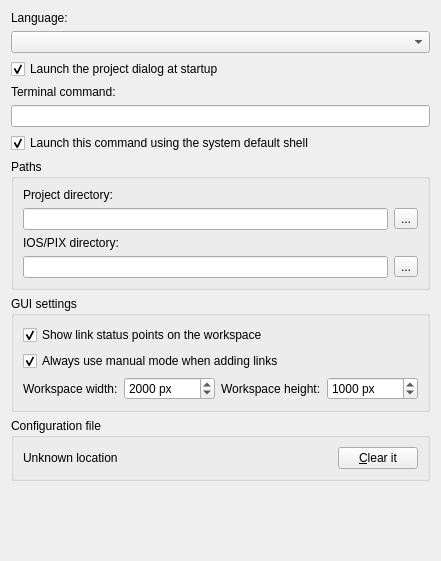
<ui version="4.0" >
 <class>PreferencesGeneral</class>
 <widget class="QWidget" name="PreferencesGeneral" >
  <property name="geometry" >
   <rect>
    <x>0</x>
    <y>0</y>
    <width>437</width>
    <height>561</height>
   </rect>
  </property>
  <property name="windowTitle" >
   <string>Form</string>
  </property>
  <layout class="QVBoxLayout" >
   <item>
    <widget class="QLabel" name="label" >
     <property name="enabled" >
      <bool>true</bool>
     </property>
     <property name="text" >
      <string>Language:</string>
     </property>
    </widget>
   </item>
   <item>
    <widget class="QComboBox" name="langsBox" >
     <property name="enabled" >
      <bool>true</bool>
     </property>
     <property name="sizePolicy" >
      <sizepolicy vsizetype="Fixed" hsizetype="Expanding" >
       <horstretch>0</horstretch>
       <verstretch>0</verstretch>
      </sizepolicy>
     </property>
    </widget>
   </item>
   <item>
    <widget class="QCheckBox" name="checkBoxProjectDialog" >
     <property name="text" >
      <string>Launch the project dialog at startup</string>
     </property>
     <property name="checked" >
      <bool>true</bool>
     </property>
    </widget>
   </item>
   <item>
    <widget class="QLabel" name="label_4" >
     <property name="text" >
      <string>Terminal command:</string>
     </property>
    </widget>
   </item>
   <item>
    <widget class="QLineEdit" name="lineEditTermCommand" />
   </item>
   <item>
    <widget class="QCheckBox" name="checkBoxUseShell" >
     <property name="text" >
      <string>Launch this command using the system default shell</string>
     </property>
     <property name="checked" >
      <bool>true</bool>
     </property>
    </widget>
   </item>
   <item>
    <widget class="QGroupBox" name="groupBox_2" >
     <property name="title" >
      <string>Paths</string>
     </property>
     <layout class="QGridLayout" >
      <item row="0" column="0" >
       <widget class="QLabel" name="label_2" >
        <property name="text" >
         <string>Project directory:</string>
        </property>
       </widget>
      </item>
      <item row="1" column="0" >
       <widget class="QLineEdit" name="ProjectPath" />
      </item>
      <item row="1" column="1" >
       <widget class="QToolButton" name="ProjectPath_browser" >
        <property name="text" >
         <string>...</string>
        </property>
        <property name="toolButtonStyle" >
         <enum>Qt::ToolButtonTextOnly</enum>
        </property>
       </widget>
      </item>
      <item row="2" column="0" >
       <widget class="QLabel" name="label_3" >
        <property name="text" >
         <string>IOS/PIX directory:</string>
        </property>
       </widget>
      </item>
      <item row="3" column="0" >
       <widget class="QLineEdit" name="IOSPath" />
      </item>
      <item row="3" column="1" >
       <widget class="QToolButton" name="IOSPath_browser" >
        <property name="text" >
         <string>...</string>
        </property>
        <property name="toolButtonStyle" >
         <enum>Qt::ToolButtonTextOnly</enum>
        </property>
       </widget>
      </item>
     </layout>
    </widget>
   </item>
   <item>
    <widget class="QGroupBox" name="groupBox" >
     <property name="title" >
      <string>GUI settings</string>
     </property>
     <layout class="QGridLayout" >
      <item row="0" column="0" colspan="4" >
       <widget class="QCheckBox" name="checkBoxShowStatusPoints" >
        <property name="text" >
         <string>Show link status points on the workspace</string>
        </property>
        <property name="checked" >
         <bool>true</bool>
        </property>
       </widget>
      </item>
      <item row="1" column="0" colspan="4" >
       <widget class="QCheckBox" name="checkBoxManualConnections" >
        <property name="text" >
         <string>Always use manual mode when adding links</string>
        </property>
        <property name="checked" >
         <bool>true</bool>
        </property>
       </widget>
      </item>
      <item row="2" column="0" >
       <widget class="QLabel" name="label_5" >
        <property name="text" >
         <string>Workspace width:</string>
        </property>
       </widget>
      </item>
      <item row="2" column="1" >
       <widget class="QSpinBox" name="workspaceWidth" >
        <property name="suffix" >
         <string> px</string>
        </property>
        <property name="minimum" >
         <number>500</number>
        </property>
        <property name="maximum" >
         <number>1000000</number>
        </property>
        <property name="singleStep" >
         <number>100</number>
        </property>
        <property name="value" >
         <number>2000</number>
        </property>
       </widget>
      </item>
      <item row="2" column="2" >
       <widget class="QLabel" name="label_6" >
        <property name="text" >
         <string>Workspace height:</string>
        </property>
       </widget>
      </item>
      <item row="2" column="3" >
       <widget class="QSpinBox" name="workspaceHeight" >
        <property name="suffix" >
         <string> px</string>
        </property>
        <property name="minimum" >
         <number>500</number>
        </property>
        <property name="maximum" >
         <number>1000000</number>
        </property>
        <property name="singleStep" >
         <number>100</number>
        </property>
        <property name="value" >
         <number>1000</number>
        </property>
       </widget>
      </item>
     </layout>
    </widget>
   </item>
   <item>
    <widget class="QGroupBox" name="groupBox_3" >
     <property name="title" >
      <string>Configuration file</string>
     </property>
     <layout class="QHBoxLayout" >
      <item>
       <widget class="QLabel" name="labelConfigurationPath" >
        <property name="text" >
         <string>Unknown location</string>
        </property>
       </widget>
      </item>
      <item>
       <spacer>
        <property name="orientation" >
         <enum>Qt::Horizontal</enum>
        </property>
        <property name="sizeHint" >
         <size>
          <width>16</width>
          <height>20</height>
         </size>
        </property>
       </spacer>
      </item>
      <item>
       <widget class="QPushButton" name="pushButton_ClearConfiguration" >
        <property name="text" >
         <string>&amp;Clear it</string>
        </property>
       </widget>
      </item>
     </layout>
    </widget>
   </item>
   <item>
    <spacer>
     <property name="orientation" >
      <enum>Qt::Vertical</enum>
     </property>
     <property name="sizeHint" >
      <size>
       <width>419</width>
       <height>16</height>
      </size>
     </property>
    </spacer>
   </item>
  </layout>
 </widget>
 <resources/>
 <connections/>
</ui>
